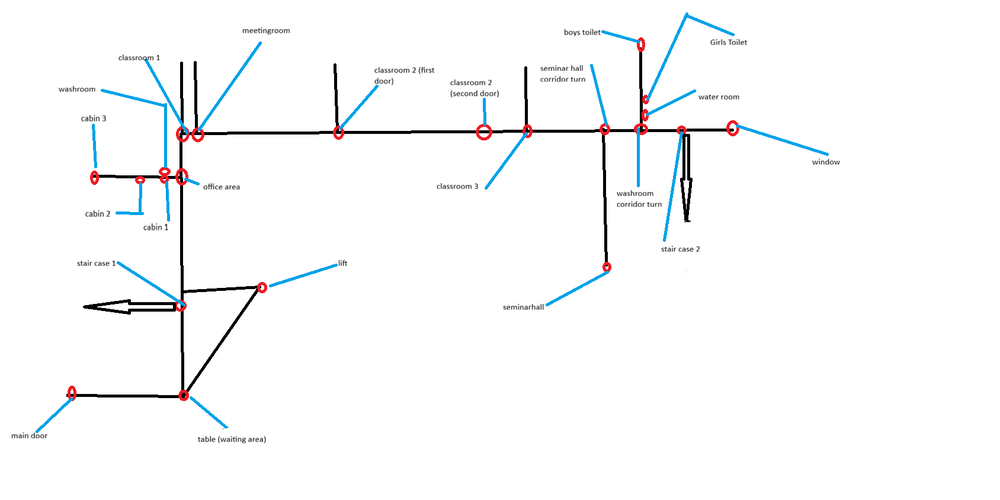
#> input picture image data.png, 1000 x 500 px, shrunk from 1688 x 844 before the run, found by its file name
$ python extract_nodes.py
#> lines starting #> are read from the running program, lines starting #| are printed output that depends on the picture; after the words box and inside, x2 and y2 are one past the last pixel; in counts of white or black regions, pixels touching at a corner belong together
import cv2
import numpy as np
import json
import os

img_path = r'd:\Project\Smart Path Suggestor\image data.png'
img = cv2.imread(img_path)
#> img is the input picture: shape (500, 1000, 3); mean B, G, R 250.4, 249.7, 249

if img is None:
    print("Could not read image")
    exit()

# Convert to HSV to easily select red
hsv = cv2.cvtColor(img, cv2.COLOR_BGR2HSV)
#> hsv: shape (500, 1000, 3); mean H, S, V 2.7, 3.1, 251
lower_red1 = np.array([0, 100, 100])
upper_red1 = np.array([10, 255, 255])
mask1 = cv2.inRange(hsv, lower_red1, upper_red1)
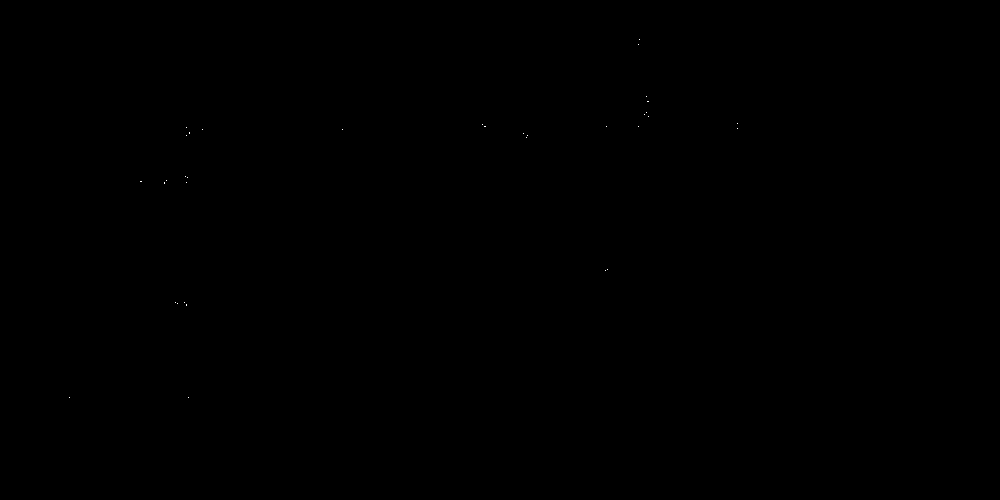
#> mask1: shape (500, 1000); 0.01% white in thin lines or dots, all inside (x1, y1, x2, y2) = (69, 39, 738, 398)

lower_red2 = np.array([160, 100, 100])
upper_red2 = np.array([179, 255, 255])
mask2 = cv2.inRange(hsv, lower_red2, upper_red2)
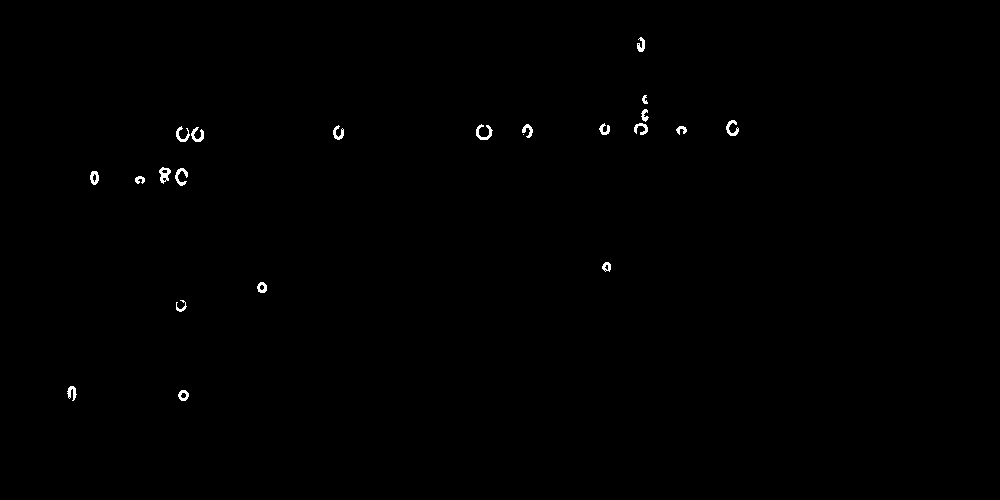
#> mask2: shape (500, 1000); 0.33% white; 22 white regions (1 under 20 px), largest, box (x1, y1, x2, y2) and area: (476, 124, 493, 140) 116, (159, 167, 171, 184) 111, (175, 168, 188, 186) 106

mask_red = mask1 + mask2
#> mask_red: shape (500, 1000); 0.34% white; 21 white regions

contours, _ = cv2.findContours(mask_red, cv2.RETR_EXTERNAL, cv2.CHAIN_APPROX_SIMPLE)
#> contours = 21 contours; largest, box (x1, y1, x2, y2) and area: (476, 124, 493, 140) 184, (159, 167, 171, 184) 112, (90, 171, 99, 185) 84, (178, 390, 189, 401) 80, (599, 123, 610, 135) 78

nodes = []
for idx, c in enumerate(contours):
    # Calculate moment to find center
    M = cv2.moments(c)
    if M["m00"] != 0:
        cX = int(M["m10"] / M["m00"])
        cY = int(M["m01"] / M["m00"])
        nodes.append({"id": f"node_{idx}", "x": cX, "y": cY})
#> this loop made 21 passes
#> (cX, cY) on passes 1 to 12: (183, 395), (71, 391), (181, 306), (261, 287), (606, 266), (139, 179), (94, 177), (180, 175), (164, 174), (197, 134), (681, 129), (181, 134)
#> after the loop, nodes = 21 items

# Sort nodes primarily by x, then y
nodes.sort(key=lambda n: (n['x'], n['y']))

with open("red_dots.json", "w") as f:
    json.dump(nodes, f, indent=2)

print(f"Extracted {len(nodes)} red dots.")
#| Extracted 21 red dots.
